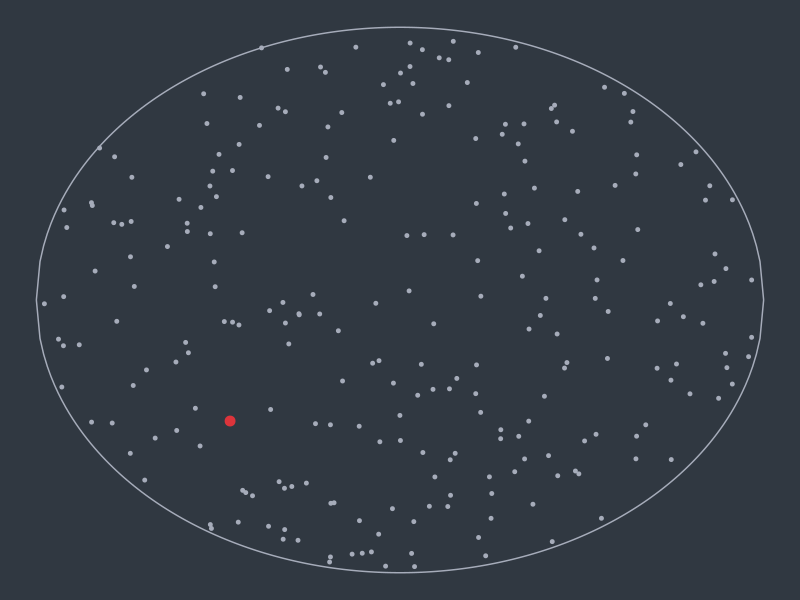

This chart was generated by the following R code:
library(tidyverse) 

# Set the radius of the space 
radius <- 1

circle_df <- tibble(x=seq(from=-radius, to=radius, by=radius/100)) %>% 
	mutate(ytop=sqrt(radius^2-x^2)) %>% 
	mutate(ybot=-sqrt(radius^2-x^2))

# Set the number of individuals
nindiv <- 250
ninf0 <- 1

# Set the movement rate 
mu <- 1

# Define the infectiousness kernel 
k <- 1             # Force of infection when distance = 0
scl <- 1           # Scale parameter for the distance kernel

# Draw initial positions for everyone
rvals <- radius*sqrt(runif(nindiv))
thetavals <- 2*pi*runif(nindiv)
pos_df <- tibble(x=rvals*cos(thetavals), y=rvals*sin(thetavals), inf=0)
pos_df <- pos_df %>% mutate(id=1:n())
# Randomly draw initial infected
pos_df$inf[sample(1:nrow(pos_df),ninf0)] <- 1


# Calculate the force on each susceptible person
force_df <- pos_df %>% 
	split(.$inf) %>% 
	map(~ select(., -inf)) %>% 
	(function(x){full_join(x[[1]],x[[2]], by=character(), suffix=c("_S","_I"))}) %>% 
	# mutate(d=sqrt((x_S-x_I)^2 + (y_S-y_I)^2))
	mutate(force=k) %>% 
	group_by(id_S) %>% 
	summarise(force=sum(force)) %>% 
	select(id=id_S, force)





tempfig <- pos_df %>% 
	ggplot(aes(x=x, y=y, col=factor(inf))) + 
		geom_rect(xmin=-1.1*radius, xmax=1.1*radius, ymin=-1.1*radius, ymax=1.1*radius, col="#303841", fill="#303841") + 
		geom_point(size=1) + 
		geom_point(data=filter(pos_df, inf==1), size=3) + 
		scale_color_manual(values=c("0"="#A6ACBA", "1"="#DC343B"), guide="none") + 
		geom_line(data=circle_df, aes(x=x, y=ytop), col="#A6ACBA") + 
		geom_line(data=circle_df, aes(x=x, y=ybot), col="#A6ACBA") + 
		theme_void() 

# Determine the next event 
cumrate <- k






# Append the event to event_df 


